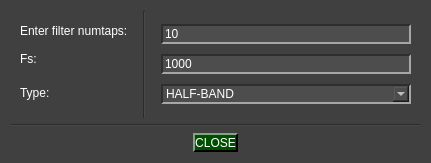
<?xml version="1.0" encoding="UTF-8"?>
<ui version="4.0">
 <class>FIR_window</class>
 <widget class="QWidget" name="FIR_window">
  <property name="geometry">
   <rect>
    <x>0</x>
    <y>0</y>
    <width>431</width>
    <height>163</height>
   </rect>
  </property>
  <property name="windowTitle">
   <string>FIR configs</string>
  </property>
  <property name="styleSheet">
   <string notr="true">QWidget{
	background-color: rgb(64, 64, 64);
}

QTabWidget::pane { 
   border: 1px solid rgb(166, 166, 166);
}

QTabBar::tab {
  	background-color: rgb(77, 77, 77);
 }

 QTabBar::tab:selected {
  	background-color: rgb(140, 140, 140);
	padding-top: 2px;
	padding-bottom: 2px;
	padding-left: 12px;
	padding-right: 12px;
 }

 QTabBar::tab:selected:hover {
  	background-color: rgb(140, 140, 140);
	padding-top: 2px;
	padding-bottom: 2px;
	padding-left: 12px;
	padding-right: 12px;
 }

 QTabBar::tab:hover {
  	background-color: rgb(109, 109, 109);
	padding-top: 2px;
	padding-bottom: 2px;
	padding-left: 12px;
	padding-right: 12px;
 }

 QTabBar::tab:middle {
	border-right: 1px dashed rgb(166, 166, 166);
	border-left: 1px dashed rgb(166, 166, 166);
	padding-top: 2px;
	padding-bottom: 2px;
	padding-left: 12px;
	padding-right: 12px;
 }

 QTabBar::tab:last {
	border-top-right-radius: 10px;
	padding-top: 2px;
	padding-bottom: 2px;
	padding-left: 12px;
	padding-right: 12px;
 }

 QTabBar::tab:first {
	border-top-left-radius: 10px;
	padding-top: 2px;
	padding-bottom: 2px;
	padding-left: 12px;
	padding-right: 12px;
 }


QComboBox QAbstractItemView {
    background-color: rgb(77, 77, 77);
}

QComboBox QAbstractItemView::item:focus{
    background-color: rgb(140, 140, 140);
}

QDoubleSpinBox{
	background-color: rgb(77, 77, 77);
	
	border-top: 1.5px solid rgb(46, 46, 46);
	border-left: 1.5px solid rgb(46, 46, 46);

	border-bottom: 1.5px solid rgb(166, 166, 166);
	border-right: 1.5px solid rgb(166, 166, 166);
}

QDoubleSpinBox::up-button{
    image: url(:/imgs/imgs/drop_up_arrow.png);
	width: 11px;

	background-color: rgb(0, 79, 0);
	border-top: 1.5px solid rgb(127, 167, 127);
	border-left: 1.5px solid rgb(127, 167, 127);

	border-bottom: 1.5px solid rgb(0, 0, 0);
	border-right: 1.5px solid rgb(0, 0, 0);
}

QDoubleSpinBox::up-button:pressed{
	border: 2px solid rgb(255, 255, 255);
}

QDoubleSpinBox::up-button:hover{
	background-color: rgb(0, 50, 0);
}

QDoubleSpinBox::down-button{
    image: url(:/imgs/imgs/drop_down_arrow.png);
	width: 11px;

	background-color: rgb(0, 79, 0);
	border-top: 1.5px solid rgb(127, 167, 127);
	border-left: 1.5px solid rgb(127, 167, 127);

	border-bottom: 1.5px solid rgb(0, 0, 0);
	border-right: 1.5px solid rgb(0, 0, 0);
}

QDoubleSpinBox::down-button:pressed{
	border: 2px solid rgb(255, 255, 255);
}

QDoubleSpinBox::down-button:hover{
	background-color: rgb(0, 50, 0);
}

QWidget#centralwidget{
	background-color: rgb(64, 64, 64);
}

QWidget{
	color: rgb(255, 255, 255);
}

QComboBox{
	background-color: rgb(77, 77, 77);
	
	border-top: 1.5px solid rgb(46, 46, 46);
	border-left: 1.5px solid rgb(46, 46, 46);

	border-bottom: 1.5px solid rgb(166, 166, 166);
	border-right: 1.5px solid rgb(166, 166, 166);
}


QComboBox::drop-down{
	image: url(:/imgs/imgs/drop_down_arrow.png);
	width: 11px;

	background-color: rgb(0, 79, 0);
	border-top: 2px solid rgb(127, 167, 127);
	border-left: 2px solid rgb(127, 167, 127);

	border-bottom: 2px solid rgb(0, 0, 0);
	border-right: 2px solid rgb(0, 0, 0);
}

QComboBox::drop-down:hover{
	background-color: rgb(0, 50, 0);
}

QComboBox::drop-down:pressed{
	border: 2px solid rgb(255, 255, 255);
}

QPushButton{
	background-color: rgb(0, 79, 0);

	border-top: 1.5px solid rgb(127, 167, 127);
	border-left: 1.5px solid rgb(127, 167, 127);

	border-bottom: 1.5px solid rgb(0, 0, 0);
	border-right: 1.5px solid rgb(0, 0, 0);

	
	font: 12pt &quot;Helvetica&quot;;
	text-align:center;
}

QWidget{
	font: 12pt &quot;Helvetica&quot;;
}

QPushButton:hover{
	background-color: rgb(0, 50, 0);
}

QPushButton:pressed{
	border: 2px solid rgb(255, 255, 255);
}

QLineEdit{
	background-color: rgb(77, 77, 77);
	border-top: 1.5px solid rgb(46, 46, 46);
	border-left: 1.5px solid rgb(46, 46, 46);

	border-bottom: 1.5px solid rgb(166, 166, 166);
	border-right: 1.5px solid rgb(166, 166, 166);
}

QRadioButton::indicator{
	border-radius: 6px;
	border-top: 1.5px solid rgb(0, 0, 0);
	border-left: 1.5px solid rgb(0, 0, 0);

	border-bottom: 1.5px solid rgb(160, 160, 160);
	border-right: 1.5px solid rgb(160, 160, 160);
}

QRadioButton::indicator::checked{
	background-color: white;
}

QRadioButton::indicator::unchecked:hover{
	background-color: #9F9F9F;
}

QRadioButton::indicator::pressed{
	border: 1.5px solid #505050
}

QPushButton#reload_devices{
	image: url(:/imgs/imgs/reload.png);
	width: 11px;
	background-color: rgb(0, 79, 0);

	border-top: 1.5px solid rgb(127, 167, 127);
	border-left: 1.5px solid rgb(127, 167, 127);

	border-bottom: 1.5px solid rgb(0, 0, 0);
	border-right: 1.5px solid rgb(0, 0, 0);

	
	font: 12pt &quot;Helvetica&quot;;
	text-align:center;
}

QPushButton#reload_devices:hover{
	background-color: rgb(0, 50, 0);
}

QPushButton#reload_devices:pressed{
	border: 2px solid rgb(255, 255, 255);
}

</string>
  </property>
  <layout class="QGridLayout" name="gridLayout">
   <item row="0" column="2">
    <widget class="QWidget" name="widget_2" native="true">
     <layout class="QGridLayout" name="gridLayout_3">
      <item row="1" column="0">
       <widget class="QLineEdit" name="fs_combo">
        <property name="text">
         <string>1000</string>
        </property>
       </widget>
      </item>
      <item row="0" column="0">
       <widget class="QLineEdit" name="numtaps_line">
        <property name="text">
         <string>10</string>
        </property>
       </widget>
      </item>
      <item row="2" column="0">
       <widget class="QComboBox" name="type_line">
        <item>
         <property name="text">
          <string>HALF-BAND</string>
         </property>
        </item>
        <item>
         <property name="text">
          <string>HIGHPASS</string>
         </property>
        </item>
        <item>
         <property name="text">
          <string>BANDPASS</string>
         </property>
        </item>
        <item>
         <property name="text">
          <string>LOWPASS</string>
         </property>
        </item>
       </widget>
      </item>
     </layout>
    </widget>
   </item>
   <item row="2" column="0" colspan="3" alignment="Qt::AlignHCenter">
    <widget class="QPushButton" name="close_fir_button">
     <property name="maximumSize">
      <size>
       <width>100</width>
       <height>100</height>
      </size>
     </property>
     <property name="text">
      <string>CLOSE</string>
     </property>
    </widget>
   </item>
   <item row="0" column="0">
    <widget class="QWidget" name="widget" native="true">
     <property name="minimumSize">
      <size>
       <width>0</width>
       <height>33</height>
      </size>
     </property>
     <layout class="QGridLayout" name="gridLayout_2">
      <item row="0" column="0">
       <widget class="QLabel" name="label">
        <property name="minimumSize">
         <size>
          <width>0</width>
          <height>22</height>
         </size>
        </property>
        <property name="maximumSize">
         <size>
          <width>16777215</width>
          <height>22</height>
         </size>
        </property>
        <property name="text">
         <string>Enter filter numtaps:</string>
        </property>
       </widget>
      </item>
      <item row="1" column="0">
       <widget class="QLabel" name="label_2">
        <property name="minimumSize">
         <size>
          <width>0</width>
          <height>22</height>
         </size>
        </property>
        <property name="maximumSize">
         <size>
          <width>16777215</width>
          <height>22</height>
         </size>
        </property>
        <property name="text">
         <string>Fs:</string>
        </property>
       </widget>
      </item>
      <item row="2" column="0">
       <widget class="QLabel" name="label_3">
        <property name="minimumSize">
         <size>
          <width>0</width>
          <height>33</height>
         </size>
        </property>
        <property name="maximumSize">
         <size>
          <width>16777215</width>
          <height>33</height>
         </size>
        </property>
        <property name="text">
         <string>Type:</string>
        </property>
       </widget>
      </item>
     </layout>
    </widget>
   </item>
   <item row="0" column="1">
    <widget class="Line" name="line">
     <property name="orientation">
      <enum>Qt::Vertical</enum>
     </property>
    </widget>
   </item>
   <item row="1" column="0" colspan="3">
    <widget class="Line" name="line_2">
     <property name="orientation">
      <enum>Qt::Horizontal</enum>
     </property>
    </widget>
   </item>
  </layout>
 </widget>
 <resources/>
 <connections/>
</ui>
